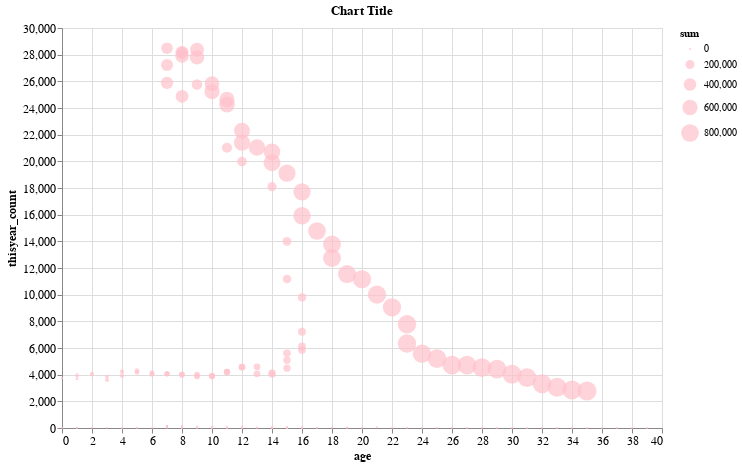

Notebook code cell kept with this figure:
### Code cell
chart = alt.Chart(result_data).mark_circle().encode(
    x='age',
    y='thisyear_count',
    size='sum',
    order='year',
    tooltip=['name', 'sex', 'year', 'age', 'thisyear_count', 'sum'],
    color=alt.condition(alt.datum['M/F'] == 'F', alt.value('#FF69B4'), alt.value('pink'))  # Change color here
).properties(
    width=600,
    height=400,
    title='Chart Title'
)

chart = chart.configure_axis(
    labelFontSize=12,
    titleFontSize=12
)

# Display chart
chart

### Figure 1 — Vega-Lite specification as saved in the notebook (floating-point values rounded to 4 significant figures; data arrays with more than 128 entries replaced by an {"elided": "..."} marker saying what was removed)
{"config": {"view": {"continuousWidth": 400, "continuousHeight": 300}, "axis": {"labelFontSize": 12, "titleFontSize": 12}}, "data": {"name": "data-2e76c744704a7bd0454fd5f04a2e8be2"}, "mark": "circle", "encoding": {"color": {"condition": {"value": "#FF69B4", "test": "(datum['M/F'] === 'F')"}, "value": "pink"}, "order": {"field": "year", "type": "quantitative"}, "size": {"field": "sum", "type": "quantitative"}, "tooltip": [{"field": "name", "type": "nominal"}, {"field": "sex", "type": "nominal"}, {"field": "year", "type": "quantitative"}, {"field": "age", "type": "quantitative"}, {"field": "thisyear_count", "type": "quantitative"}, {"field": "sum", "type": "quantitative"}], "x": {"field": "age", "type": "quantitative"}, "y": {"field": "thisyear_count", "type": "quantitative"}}, "height": 400, "title": "Chart Title", "width": 600, "$schema": "https://vega.github.io/schema/vega-lite/v4.17.0.json", "datasets": {"data-2e76c744704a7bd0454fd5f04a2e8be2": {"elided": "170 records"}}}
